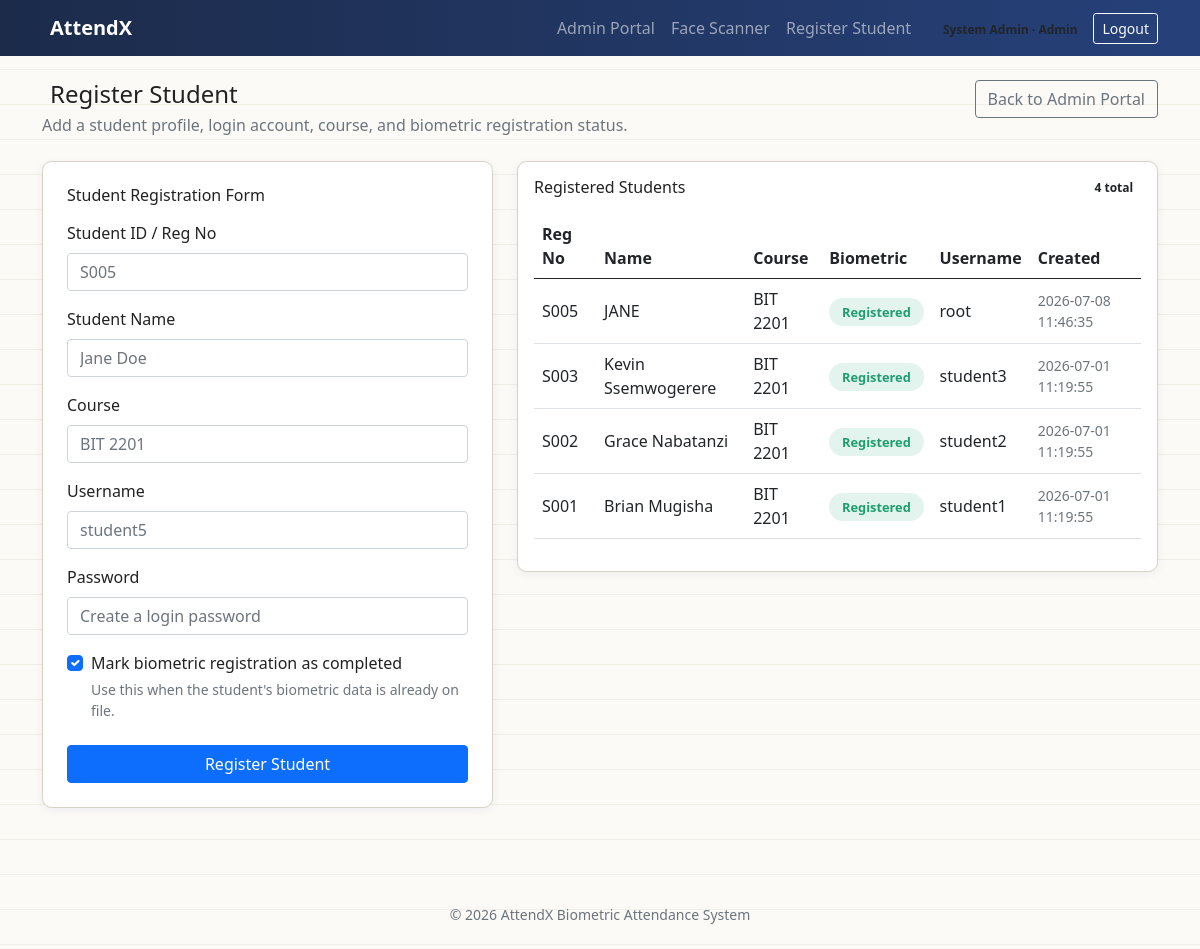
Page /register_student.php (signed in) on the committed database.
### tables this page shows
CREATE TABLE users (
            id INTEGER PRIMARY KEY AUTOINCREMENT,
            role TEXT NOT NULL CHECK(role IN ('student','lecturer','admin')),
            reg_no TEXT UNIQUE,               -- students only
            staff_no TEXT UNIQUE,             -- lecturers only
            full_name TEXT NOT NULL,
            username TEXT UNIQUE NOT NULL,
            password TEXT NOT NULL,
            course TEXT,
            biometric_registered INTEGER DEFAULT 0, -- has fingerprint/face on file
            created_at TEXT DEFAULT (datetime('now'))
        );

### includes/config.php (called while the page is built, shortened)
<?php
function app_base_path(): string {
    $scriptDir = str_replace('\\', '/', dirname($_SERVER['SCRIPT_NAME'] ?? ''));
    if ($scriptDir === '/' || $scriptDir === '.') {
        return '';
    }
    return rtrim($scriptDir, '/');
}
function app_url(string $path = ''): string {
    $basePath = app_base_path();
    $cleanPath = ltrim($path, '/');
    return ($basePath === '' ? '' : $basePath) . '/' . $cleanPath;
}

### register_student.php (the view, shortened to what this page needs)
<?php
require __DIR__ . '/includes/config.php';
$db = getDB();
$students = $db->query("SELECT id, reg_no, full_name, username, course, biometric_registered, created_at
                       FROM users
                       WHERE role = 'student'
                       ORDER BY id DESC")->fetchAll(PDO::FETCH_ASSOC);
require __DIR__ . '/includes/header.php';
?>
<div class="container py-4">
  <div class="d-flex justify-content-between align-items-start gap-3 flex-wrap mb-4">
    <div>
      <h4 class="mb-1"><i class="bi bi-person-plus me-2"></i>Register Student</h4>
      <p class="text-muted mb-0">Add a student profile, login account, course, and biometric registration status.</p>
    </div>
    <a href="<?= htmlspecialchars(app_url('admin_portal.php')) ?>" class="btn btn-outline-secondary">Back to Admin Portal</a>
  </div>
  <div class="row g-4">
    <div class="col-lg-5">
      <div class="card p-4">
        <h6 class="mb-3">Student Registration Form</h6>
        <form method="post">
          <div class="mb-3">
            <label class="form-label">Student ID / Reg No</label>
            <input type="text" name="reg_no" class="form-control" required placeholder="S005">
          </div>
          <div class="mb-3">
            <label class="form-label">Student Name</label>
            <input type="text" name="full_name" class="form-control" required placeholder="Jane Doe">
          </div>
          <div class="mb-3">
            <label class="form-label">Course</label>
            <input type="text" name="course" class="form-control" required placeholder="BIT 2201">
          </div>
          <div class="mb-3">
            <label class="form-label">Username</label>
            <input type="text" name="username" class="form-control" required placeholder="student5">
          </div>
          <div class="mb-3">
            <label class="form-label">Password</label>
            <input type="password" name="password" class="form-control" required placeholder="Create a login password">
          </div>
          <div class="form-check mb-4">
            <input class="form-check-input" type="checkbox" value="1" id="biometric_registered" name="biometric_registered" checked>
            <label class="form-check-label" for="biometric_registered">
              Mark biometric registration as completed
            </label>
            <div class="form-text">Use this when the student's biometric data is already on file.</div>
          </div>
          <button class="btn btn-primary w-100" type="submit">Register Student</button>
        </form>
      </div>
    </div>
    <div class="col-lg-7">
      <div class="card p-3">
        <div class="d-flex justify-content-between align-items-center mb-3">
          <h6 class="mb-0">Registered Students</h6>
          <span class="badge text-bg-light text-dark"><?= count($students) ?> total</span>
        </div>
        <div class="table-responsive">
          <table class="table align-middle">
            <thead>
              <tr>
                <th>Reg No</th>
                <th>Name</th>
                <th>Course</th>
                <th>Biometric</th>
                <th>Username</th>
                <th>Created</th>
              </tr>
            </thead>
            <tbody>
              <?php foreach ($students as $student): ?>
                <tr>
                  <td><?= htmlspecialchars($student['reg_no']) ?></td>
                  <td><?= htmlspecialchars($student['full_name']) ?></td>
                  <td><?= htmlspecialchars($student['course']) ?></td>
                  <td>
                    <span class="status-pill <?= $student['biometric_registered'] ? 'status-verified' : 'status-unverified' ?>">
                      <?= $student['biometric_registered'] ? 'Registered' : 'Pending' ?>
                    </span>
                  </td>
                  <td><?= htmlspecialchars($student['username']) ?></td>
                  <td class="small text-muted"><?= htmlspecialchars($student['created_at']) ?></td>
                </tr>
              <?php endforeach; ?>
            </tbody>
          </table>
        </div>
      </div>
    </div>
  </div>
</div>
<?php require __DIR__ . '/includes/footer.php'; ?>

### assets/css/style.css (style rules this page uses)
:root { --navy: #1c2b4a; --ink: #26417a; --accent: #3f6fdb; --verified: #1e9e6f; --unverified: #d1495b; --paper: #fbfaf7; }
body { background: var(--paper); background-image: repeating-linear-gradient(#fbfaf7, #fbfaf7 34px, #e7e2d6 35px); font-family: "Segoe UI", Roboto, Arial, sans-serif; color: #222; }
.card { border: 1px solid #d7d2c4; border-radius: .6rem; box-shadow: 0 2px 10px rgba(20,30,60,.06); }
.status-pill { border-radius: 999px; padding: .3rem .8rem; font-weight: 600; font-size: .8rem; }
.status-verified { background: rgba(30,158,111,.12); color: var(--verified); }

### rows in the picture
users: reg_no "S005", full_name "JANE", course "BIT 2201", biometric_registered "Registered", username "root", created_at "2026-07-08 11:46:35"
users: reg_no "S003", full_name "Kevin Ssemwogerere", course "BIT 2201", biometric_registered "Registered", username "student3", created_at "2026-07-01 11:19:55"
users: reg_no "S002", full_name "Grace Nabatanzi", course "BIT 2201", biometric_registered "Registered", username "student2", created_at "2026-07-01 11:19:55"
users: reg_no "S001", full_name "Brian Mugisha", course "BIT 2201", biometric_registered "Registered", username "student1", created_at "2026-07-01 11:19:55"

### other values in the picture
$u['full_name'] "System Admin"
$u['role'] "Admin"
count($students) "4"
